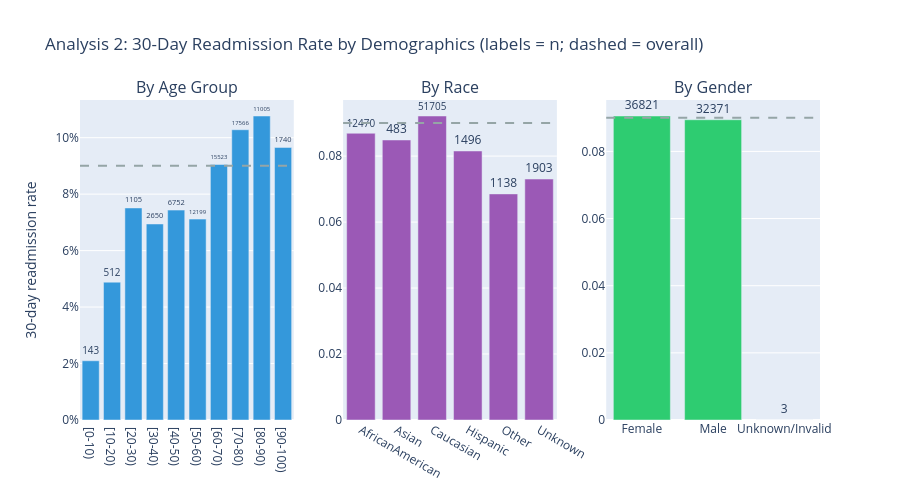
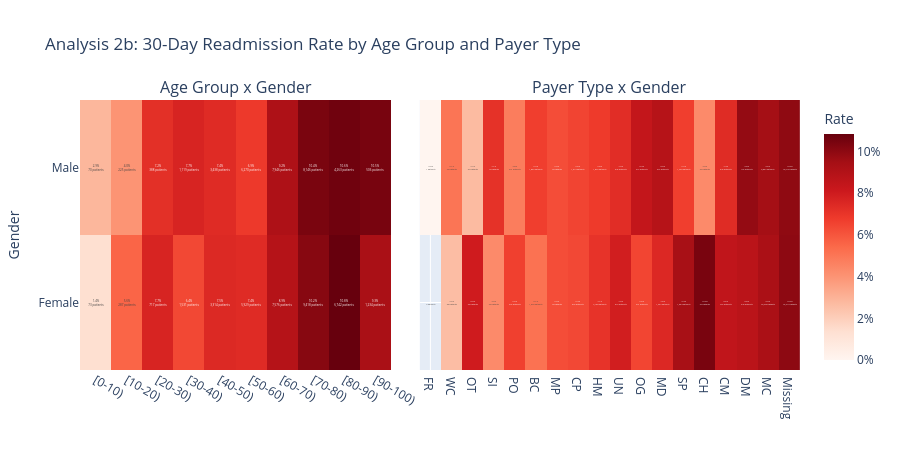

The code cell stored with these charts, in order, in its notebook:
### Code cell
# ==============================================================================
# ANALYSIS 2: DEMOGRAPHICS & READMISSION RATES
# ==============================================================================

print("\n" + "=" * 70)
print(" " * 15 + "ANALYSIS 2: DEMOGRAPHICS & READMISSION RATES")
print("=" * 70)

df['race'] = df['race'].fillna('Unknown')


def rate_table(col):
    """30-day readmission rate and count by a grouping column."""
    t = df.groupby(col)['readmit_30'].agg(['mean', 'count']).rename(columns={'mean': 'rate', 'count': 'n'})
    return t.sort_index()



age_t, race_t, gender_t = rate_table('age'), rate_table('race'), rate_table('gender')
print("\nBy age:\n", age_t.round(3))
print("\nBy race:\n", race_t.round(3))
print("\nBy gender:\n", gender_t.round(3))

fig2 = make_subplots(rows=1, cols=3, subplot_titles=('By Age Group', 'By Race', 'By Gender'))
for i, (t, color) in enumerate([(age_t, BLUE), (race_t, PURPLE), (gender_t, GREEN)], start=1):
    fig2.add_trace(go.Bar(x=t.index.astype(str), y=t['rate'], text=t['n'], textposition='outside',
                          marker_color=color, showlegend=False), row=1, col=i)
    fig2.add_hline(y=df['readmit_30'].mean(), line_dash='dash', line_color=GRAY, row=1, col=i)
fig2.update_yaxes(title_text='30-day readmission rate', tickformat='.0%', row=1, col=1)
fig2.update_layout(height=500,
                   title_text='Analysis 2: 30-Day Readmission Rate by Demographics (labels = n; dashed = overall)')
fig2.show()
fig2.write_html('analysis2_demographics.html')


# Analysis 2b: 30-day readmission rate by demographic combinations (heatmaps)

df_hm = df[df['gender'].isin(['Male', 'Female'])].copy()

def rate_grid(col, row, sort=False):
    """30-day readmission rate and patient count for each (row, col) combination."""
    rate = df_hm.pivot_table(index=row, columns=col, values='readmit_30', aggfunc='mean')
    pt = df_hm.pivot_table(index=row, columns=col, values='readmit_30',
                           aggfunc='size', fill_value=0)
    if sort:
        order = df_hm.groupby(col)['readmit_30'].mean().sort_values(ascending=True).index
        rate, pt = rate[order], pt[order]
    return rate, pt

age_grid = rate_grid('age', 'gender', sort=False)
payer_grid = rate_grid('payer_code', 'gender', sort=True)

for name, (rate, pt) in [('Age group', age_grid), ('Payer code', payer_grid)]:
    table = rate.T.map('{:.1%}'.format)
    table.index.name = name
    table.columns.name = None
    print(f"\n30-day readmission rate by {name.lower()} and gender:\n")
    print(table.to_string())

fig3 = make_subplots(rows=1, cols=2,
                     subplot_titles=('Age Group x Gender', 'Payer Type x Gender'),
                     shared_yaxes=True,
                     horizontal_spacing=0.04,
                     column_widths=[0.45, 0.55])

for i, (rate, pt) in enumerate([age_grid, payer_grid], start=1):
    pt_labels = pt.map('{:,}'.format).values
    hover = [[f'{x} · {y}<br>Rate: {r:.1%}<br>Patients: {c}' if pd.notna(r) else f'{x} · {y}<br>No patients'
              for x, r, c in zip(rate.columns, rate_row, pt_row)]
             for y, rate_row, pt_row in zip(rate.index, rate.values, pt_labels)]

    fig3.add_trace(go.Heatmap(
        z=rate.values,
        x=rate.columns.astype(str),
        y=rate.index.astype(str),
        text=pt_labels,
        texttemplate='%{z:.1%}<br>%{text} patients',
        hovertext=hover,
        hoverinfo='text',
        coloraxis='coloraxis',
    ), row=1, col=i)

fig3.update_yaxes(title_text='Gender', row=1, col=1)
fig3.update_layout(
    height=450,
    coloraxis=dict(colorscale='Reds',
                   colorbar=dict(title='Rate', tickformat='.0%')),
    title_text='Analysis 2b: 30-Day Readmission Rate by Age Group and Payer Type',
)
fig3.show()
fig3.write_html('analysis2_demographic_heatmaps.html')

print("Analysis 2 complete")

### Figure 1 — Plotly figure (JSON) as saved in the notebook; plotly's stock layout.template omitted (floating-point values rounded to 4 significant figures)
{"data": [{"marker": {"color": "#3498db"}, "showlegend": false, "text": [143.0, 512.0, 1105.0, 2650.0, 6752.0, 12200.0, 15520.0, 17570.0, 11000.0, 1740.0], "textposition": "outside", "type": "bar", "x": ["[0-10)", "[10-20)", "[20-30)", "[30-40)", "[40-50)", "[50-60)", "[60-70)", "[70-80)", "[80-90)", "[90-100)"], "xaxis": "x", "y": [0.02098, 0.04883, 0.07511, 0.06943, 0.07435, 0.07115, 0.09051, 0.1028, 0.1077, 0.09655], "yaxis": "y"}, {"marker": {"color": "#9b59b6"}, "showlegend": false, "text": [12470.0, 483.0, 51700.0, 1496.0, 1138.0, 1903.0], "textposition": "outside", "type": "bar", "x": ["AfricanAmerican", "Asian", "Caucasian", "Hispanic", "Other", "Unknown"], "xaxis": "x2", "y": [0.08693, 0.08489, 0.09216, 0.08155, 0.06854, 0.07304], "yaxis": "y2"}, {"marker": {"color": "#2ecc71"}, "showlegend": false, "text": [36820.0, 32370.0, 3.0], "textposition": "outside", "type": "bar", "x": ["Female", "Male", "Unknown/Invalid"], "xaxis": "x3", "y": [0.09055, 0.08943, 0.0], "yaxis": "y3"}], "layout": {"annotations": [{"font": {"size": 16}, "showarrow": false, "text": "By Age Group", "x": 0.1444, "xanchor": "center", "xref": "paper", "y": 1, "yanchor": "bottom", "yref": "paper"}, {"font": {"size": 16}, "showarrow": false, "text": "By Race", "x": 0.5, "xanchor": "center", "xref": "paper", "y": 1, "yanchor": "bottom", "yref": "paper"}, {"font": {"size": 16}, "showarrow": false, "text": "By Gender", "x": 0.8556, "xanchor": "center", "xref": "paper", "y": 1, "yanchor": "bottom", "yref": "paper"}], "height": 500, "shapes": [{"line": {"color": "#95a5a6", "dash": "dash"}, "type": "line", "x0": 0, "x1": 1, "xref": "x domain", "y0": 0.09002, "y1": 0.09002, "yref": "y"}, {"line": {"color": "#95a5a6", "dash": "dash"}, "type": "line", "x0": 0, "x1": 1, "xref": "x2 domain", "y0": 0.09002, "y1": 0.09002, "yref": "y2"}, {"line": {"color": "#95a5a6", "dash": "dash"}, "type": "line", "x0": 0, "x1": 1, "xref": "x3 domain", "y0": 0.09002, "y1": 0.09002, "yref": "y3"}], "title": {"text": "Analysis 2: 30-Day Readmission Rate by Demographics (labels = n; dashed = overall)"}, "xaxis": {"anchor": "y", "domain": [0, 0.2889]}, "xaxis2": {"anchor": "y2", "domain": [0.3556, 0.6444]}, "xaxis3": {"anchor": "y3", "domain": [0.7111, 1]}, "yaxis": {"anchor": "x", "domain": [0, 1], "tickformat": ".0%", "title": {"text": "30-day readmission rate"}}, "yaxis2": {"anchor": "x2", "domain": [0, 1]}, "yaxis3": {"anchor": "x3", "domain": [0, 1]}}}

### Figure 2 — Plotly figure (JSON) as saved in the notebook; plotly's stock layout.template omitted (floating-point values rounded to 4 significant figures)
{"data": [{"coloraxis": "coloraxis", "hoverinfo": "text", "hovertext": [["[0-10) · Female<br>Rate: 1.4%<br>Patients: 73", "[10-20) · Female<br>Rate: 5.6%<br>Patients: 287", "[20-30) · Female<br>Rate: 7.7%<br>Patients: 717", "[30-40) · Female<br>Rate: 6.4%<br>Patients: 1,531", "[40-50) · Female<br>Rate: 7.5%<br>Patients: 3,314", "[50-60) · Female<br>Rate: 7.4%<br>Patients: 5,929", "[60-70) · Female<br>Rate: 8.9%<br>Patients: 7,576", "[70-80) · Female<br>Rate: 10.2%<br>Patients: 9,418", "[80-90) · Female<br>Rate: 10.8%<br>Patients: 6,742", "[90-100) · Female<br>Rate: 9.3%<br>Patients: 1,234"], ["[0-10) · Male<br>Rate: 2.9%<br>Patients: 70", "[10-20) · Male<br>Rate: 4.0%<br>Patients: 225", "[20-30) · Male<br>Rate: 7.2%<br>Patients: 388", "[30-40) · Male<br>Rate: 7.7%<br>Patients: 1,119", "[40-50) · Male<br>Rate: 7.4%<br>Patients: 3,438", "[50-60) · Male<br>Rate: 6.9%<br>Patients: 6,270", "[60-70) · Male<br>Rate: 9.2%<br>Patients: 7,946", "[70-80) · Male<br>Rate: 10.4%<br>Patients: 8,146", "[80-90) · Male<br>Rate: 10.6%<br>Patients: 4,263", "[90-100) · Male<br>Rate: 10.5%<br>Patients: 506"]], "text": [["73", "287", "717", "1,531", "3,314", "5,929", "7,576", "9,418", "6,742", "1,234"], ["70", "225", "388", "1,119", "3,438", "6,270", "7,946", "8,146", "4,263", "506"]], "texttemplate": "%{z:.1%}<br>%{text} patients", "type": "heatmap", "x": ["[0-10)", "[10-20)", "[20-30)", "[30-40)", "[40-50)", "[50-60)", "[60-70)", "[70-80)", "[80-90)", "[90-100)"], "xaxis": "x", "y": ["Female", "Male"], "yaxis": "y", "z": [[0.0137, 0.05575, 0.07671, 0.06401, 0.07483, 0.07387, 0.08923, 0.1015, 0.1084, 0.09319], [0.02857, 0.04, 0.07216, 0.07685, 0.07388, 0.06858, 0.09174, 0.1043, 0.1065, 0.1047]]}, {"coloraxis": "coloraxis", "hoverinfo": "text", "hovertext": [["FR · Female<br>No patients", "WC · Female<br>Rate: 2.6%<br>Patients: 38", "OT · Female<br>Rate: 8.0%<br>Patients: 25", "SI · Female<br>Rate: 4.3%<br>Patients: 23", "PO · Female<br>Rate: 6.6%<br>Patients: 226", "BC · Female<br>Rate: 5.1%<br>Patients: 1,575", "MP · Female<br>Rate: 6.2%<br>Patients: 16", "CP · Female<br>Rate: 6.4%<br>Patients: 923", "HM · Female<br>Rate: 7.1%<br>Patients: 2,108", "UN · Female<br>Rate: 7.9%<br>Patients: 910", "OG · Female<br>Rate: 6.5%<br>Patients: 231", "MD · Female<br>Rate: 7.5%<br>Patients: 1,467", "SP · Female<br>Rate: 9.4%<br>Patients: 1,554", "CH · Female<br>Rate: 10.4%<br>Patients: 67", "CM · Female<br>Rate: 8.5%<br>Patients: 752", "DM · Female<br>Rate: 8.8%<br>Patients: 240", "MC · Female<br>Rate: 9.3%<br>Patients: 10,945", "Missing · Female<br>Rate: 10.0%<br>Patients: 15,721"], ["FR · Male<br>Rate: 0.0%<br>Patients: 1", "WC · Male<br>Rate: 5.1%<br>Patients: 79", "OT · Male<br>Rate: 2.7%<br>Patients: 37", "SI · Male<br>Rate: 7.1%<br>Patients: 14", "PO · Male<br>Rate: 4.8%<br>Patients: 231", "BC · Male<br>Rate: 6.7%<br>Patients: 1,822", "MP · Male<br>Rate: 6.2%<br>Patients: 16", "CP · Male<br>Rate: 6.5%<br>Patients: 1,014", "HM · Male<br>Rate: 6.8%<br>Patients: 1,876", "UN · Male<br>Rate: 7.3%<br>Patients: 945", "OG · Male<br>Rate: 8.4%<br>Patients: 416", "MD · Male<br>Rate: 8.9%<br>Patients: 697", "SP · Male<br>Rate: 6.7%<br>Patients: 1,749", "CH · Male<br>Rate: 4.3%<br>Patients: 46", "CM · Male<br>Rate: 7.4%<br>Patients: 543", "DM · Male<br>Rate: 9.8%<br>Patients: 132", "MC · Male<br>Rate: 9.5%<br>Patients: 8,837", "Missing · Male<br>Rate: 10.0%<br>Patients: 13,916"]], "text": [["0", "38", "25", "23", "226", "1,575", "16", "923", "2,108", "910", "231", "1,467", "1,554", "67", "752", "240", "10,945", "15,721"], ["1", "79", "37", "14", "231", "1,822", "16", "1,014", "1,876", "945", "416", "697", "1,749", "46", "543", "132", "8,837", "13,916"]], "texttemplate": "%{z:.1%}<br>%{text} patients", "type": "heatmap", "x": ["FR", "WC", "OT", "SI", "PO", "BC", "MP", "CP", "HM", "UN", "OG", "MD", "SP", "CH", "CM", "DM", "MC", "Missing"], "xaxis": "x2", "y": ["Female", "Male"], "yaxis": "y2", "z": [[NaN, 0.02632, 0.08, 0.04348, 0.06637, 0.05143, 0.0625, 0.06392, 0.07068, 0.07912, 0.06494, 0.07498, 0.09395, 0.1045, 0.08511, 0.0875, 0.09274, 0.1002], [0.0, 0.05063, 0.02703, 0.07143, 0.04762, 0.06696, 0.0625, 0.06509, 0.06823, 0.07302, 0.08413, 0.08895, 0.0669, 0.04348, 0.07366, 0.09848, 0.09472, 0.0996]]}], "layout": {"annotations": [{"font": {"size": 16}, "showarrow": false, "text": "Age Group x Gender", "x": 0.216, "xanchor": "center", "xref": "paper", "y": 1, "yanchor": "bottom", "yref": "paper"}, {"font": {"size": 16}, "showarrow": false, "text": "Payer Type x Gender", "x": 0.736, "xanchor": "center", "xref": "paper", "y": 1, "yanchor": "bottom", "yref": "paper"}], "coloraxis": {"colorbar": {"tickformat": ".0%", "title": {"text": "Rate"}}, "colorscale": [[0, "rgb(255,245,240)"], [0.125, "rgb(254,224,210)"], [0.25, "rgb(252,187,161)"], [0.375, "rgb(252,146,114)"], [0.5, "rgb(251,106,74)"], [0.625, "rgb(239,59,44)"], [0.75, "rgb(203,24,29)"], [0.875, "rgb(165,15,21)"], [1, "rgb(103,0,13)"]]}, "height": 450, "title": {"text": "Analysis 2b: 30-Day Readmission Rate by Age Group and Payer Type"}, "xaxis": {"anchor": "y", "domain": [0, 0.432]}, "xaxis2": {"anchor": "y2", "domain": [0.472, 1]}, "yaxis": {"anchor": "x", "domain": [0, 1], "title": {"text": "Gender"}}, "yaxis2": {"anchor": "x2", "domain": [0, 1], "matches": "y", "showticklabels": false}}}
